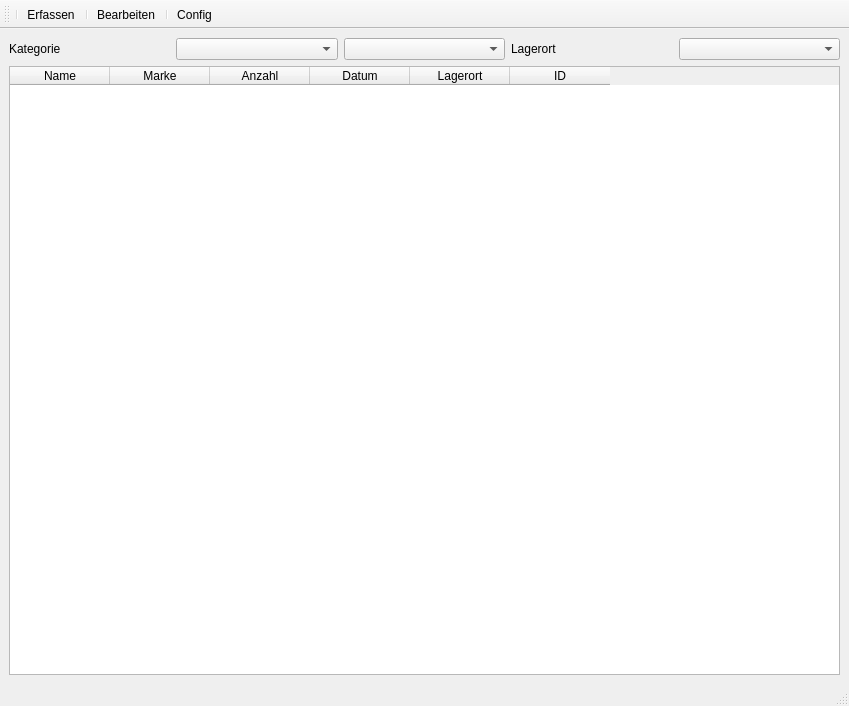
<?xml version="1.0" encoding="UTF-8"?>
<ui version="4.0">
 <class>MainWindow</class>
 <widget class="QMainWindow" name="MainWindow">
  <property name="geometry">
   <rect>
    <x>0</x>
    <y>0</y>
    <width>849</width>
    <height>706</height>
   </rect>
  </property>
  <property name="windowTitle">
   <string>Artikeldatenbank</string>
  </property>
  <property name="windowIcon">
   <iconset>
    <normaloff>Resources/UrSecuri.ICO</normaloff>Resources/UrSecuri.ICO</iconset>
  </property>
  <widget class="QWidget" name="centralwidget">
   <layout class="QGridLayout" name="gridLayout_3">
    <item row="0" column="0">
     <layout class="QGridLayout" name="gridLayout_2">
      <item row="0" column="0">
       <layout class="QGridLayout" name="gridLayout">
        <item row="0" column="0">
         <widget class="QLabel" name="label">
          <property name="text">
           <string>Kategorie</string>
          </property>
         </widget>
        </item>
        <item row="0" column="1">
         <widget class="QComboBox" name="comboBox"/>
        </item>
        <item row="0" column="2">
         <widget class="QComboBox" name="comboBox_2"/>
        </item>
        <item row="0" column="3">
         <widget class="QLabel" name="label_3">
          <property name="text">
           <string>Lagerort</string>
          </property>
         </widget>
        </item>
        <item row="0" column="4">
         <widget class="QComboBox" name="comboBox_3"/>
        </item>
       </layout>
      </item>
      <item row="1" column="0">
       <widget class="QTableWidget" name="twArtikel">
        <property name="minimumSize">
         <size>
          <width>320</width>
          <height>0</height>
         </size>
        </property>
        <property name="editTriggers">
         <set>QAbstractItemView::NoEditTriggers</set>
        </property>
        <property name="selectionBehavior">
         <enum>QAbstractItemView::SelectRows</enum>
        </property>
        <attribute name="verticalHeaderDefaultSectionSize">
         <number>20</number>
        </attribute>
        <column>
         <property name="text">
          <string>Name</string>
         </property>
        </column>
        <column>
         <property name="text">
          <string>Marke</string>
         </property>
        </column>
        <column>
         <property name="text">
          <string>Anzahl</string>
         </property>
        </column>
        <column>
         <property name="text">
          <string>Datum</string>
         </property>
        </column>
        <column>
         <property name="text">
          <string>Lagerort</string>
         </property>
        </column>
        <column>
         <property name="text">
          <string>ID</string>
         </property>
        </column>
       </widget>
      </item>
     </layout>
    </item>
   </layout>
  </widget>
  <widget class="QMenuBar" name="menubar">
   <property name="geometry">
    <rect>
     <x>0</x>
     <y>0</y>
     <width>849</width>
     <height>21</height>
    </rect>
   </property>
  </widget>
  <widget class="QStatusBar" name="statusbar"/>
  <widget class="QToolBar" name="toolBar">
   <property name="enabled">
    <bool>true</bool>
   </property>
   <property name="windowTitle">
    <string>toolBar</string>
   </property>
   <attribute name="toolBarArea">
    <enum>TopToolBarArea</enum>
   </attribute>
   <attribute name="toolBarBreak">
    <bool>false</bool>
   </attribute>
   <addaction name="separator"/>
   <addaction name="btErfassen"/>
   <addaction name="separator"/>
   <addaction name="btBearbeiten"/>
   <addaction name="separator"/>
   <addaction name="btConfig"/>
  </widget>
  <action name="btErfassen">
   <property name="icon">
    <iconset>
     <normaloff>Resources/Edit.ico</normaloff>Resources/Edit.ico</iconset>
   </property>
   <property name="text">
    <string>Erfassen</string>
   </property>
   <property name="toolTip">
    <string>Artikel erfassen</string>
   </property>
  </action>
  <action name="btBearbeiten">
   <property name="icon">
    <iconset>
     <normaloff>Resources/Bearbeiten.ICO</normaloff>Resources/Bearbeiten.ICO</iconset>
   </property>
   <property name="text">
    <string>Bearbeiten</string>
   </property>
  </action>
  <action name="btConfig">
   <property name="text">
    <string>Config</string>
   </property>
   <property name="toolTip">
    <string>SQL Verbindung bearbeiten</string>
   </property>
  </action>
 </widget>
 <resources/>
 <connections/>
</ui>
